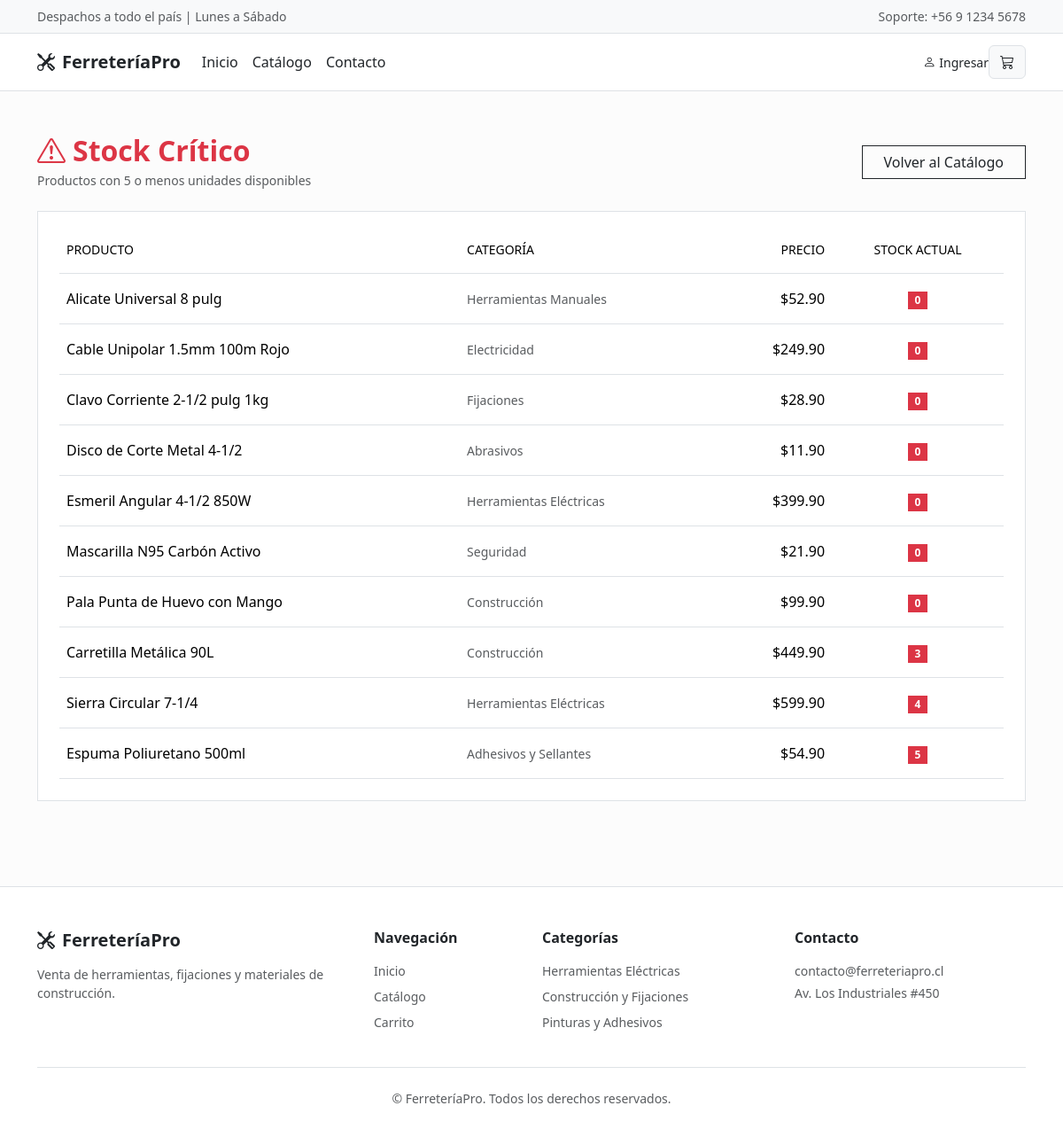
The page /reporte/stock/ on the database its author committed.
### ferreteria/models.py (models this page shows, shortened)
class Producto(models.Model):
    nombre = models.CharField(max_length=70)
    categoria = models.ForeignKey(Categoria, on_delete=models.CASCADE)
    imagen = models.ImageField(upload_to="productos", blank=False, null=False)
    precio = models.DecimalField(max_digits=6, decimal_places=2)
    stock = models.IntegerField()

class Categoria(models.Model):
    nombre = models.CharField(max_length=50)

### ferreteria/views.py (the view)
# urls.py: path('reporte/stock/', views.reporte_stock_critico, name='reporte_stock'),
def reporte_stock_critico(request):
    productos_criticos = Producto.objects.filter(stock__lte=5).order_by('stock', 'nombre')
    return render(request, 'reporte_stock.html', {'productos': productos_criticos})

### ferreteria/templates/reporte_stock.html (shortened to what this page needs)
{% extends 'base.html' %}
{% block content %}
<div class="container py-5">
    <div class="d-flex justify-content-between align-items-center mb-4">
        <div>
            <h2 class="fw-bold mb-1 text-danger">
                <i class="bi bi-exclamation-triangle me-2"></i>Stock Crítico
            </h2>
            <p class="text-muted small mb-0">Productos con 5 o menos unidades disponibles</p>
        </div>
        <a href="/ferreteria/catalogo/" class="btn btn-outline-dark rounded-0 px-4">Volver al Catálogo</a>
    </div>
    <div class="bg-white border p-4">
        <div class="table-responsive">
            <table class="table align-middle mb-0">
                <thead class="text-muted small text-uppercase">
                    <tr>
                        <th class="border-bottom pb-3 fw-normal">Producto</th>
                        <th class="border-bottom pb-3 fw-normal">Categoría</th>
                        <th class="border-bottom pb-3 fw-normal text-end">Precio</th>
                        <th class="border-bottom pb-3 fw-normal text-center">Stock Actual</th>
                    </tr>
                </thead>
                <tbody class="border-top-0">
                    {% for producto in productos %}
                    <tr>
                        <td class="py-3 fw-medium">{{ producto.nombre }}</td>
                        <td class="py-3 text-muted small">{{ producto.categoria.nombre }}</td>
                        <td class="py-3 text-end">${{ producto.precio }}</td>
                        <td class="py-3 text-center">
                            <span class="badge bg-danger rounded-0 px-2 py-1">{{ producto.stock }}</span>
                        </td>
                    </tr>
                    {% endfor %}
                </tbody>
            </table>
        </div>
    </div>
</div>
{% endblock %}

### ferreteria/templates/base.html (style rules this page uses)
:root { --ferre-dark: #212529; --ferre-accent: #495057; }
body { background-color: #fcfcfc; }

### rows shown on the page
Producto: nombre "Alicate Universal 8 pulg", categoria.nombre "Herramientas Manuales", precio "52.90", stock "0"
Producto: nombre "Cable Unipolar 1.5mm 100m Rojo", categoria.nombre "Electricidad", precio "249.90", stock "0"
Producto: nombre "Clavo Corriente 2-1/2 pulg 1kg", categoria.nombre "Fijaciones", precio "28.90", stock "0"
Producto: nombre "Disco de Corte Metal 4-1/2", categoria.nombre "Abrasivos", precio "11.90", stock "0"
Producto: nombre "Esmeril Angular 4-1/2 850W", categoria.nombre "Herramientas Eléctricas", precio "399.90", stock "0"
Producto: nombre "Mascarilla N95 Carbón Activo", categoria.nombre "Seguridad", precio "21.90", stock "0"
Producto: nombre "Pala Punta de Huevo con Mango", categoria.nombre "Construcción", precio "99.90", stock "0"
Producto: nombre "Carretilla Metálica 90L", categoria.nombre "Construcción", precio "449.90", stock "3"
Producto: nombre "Sierra Circular 7-1/4", categoria.nombre "Herramientas Eléctricas", precio "599.90", stock "4"
Producto: nombre "Espuma Poliuretano 500ml", categoria.nombre "Adhesivos y Sellantes", precio "54.90", stock "5"
